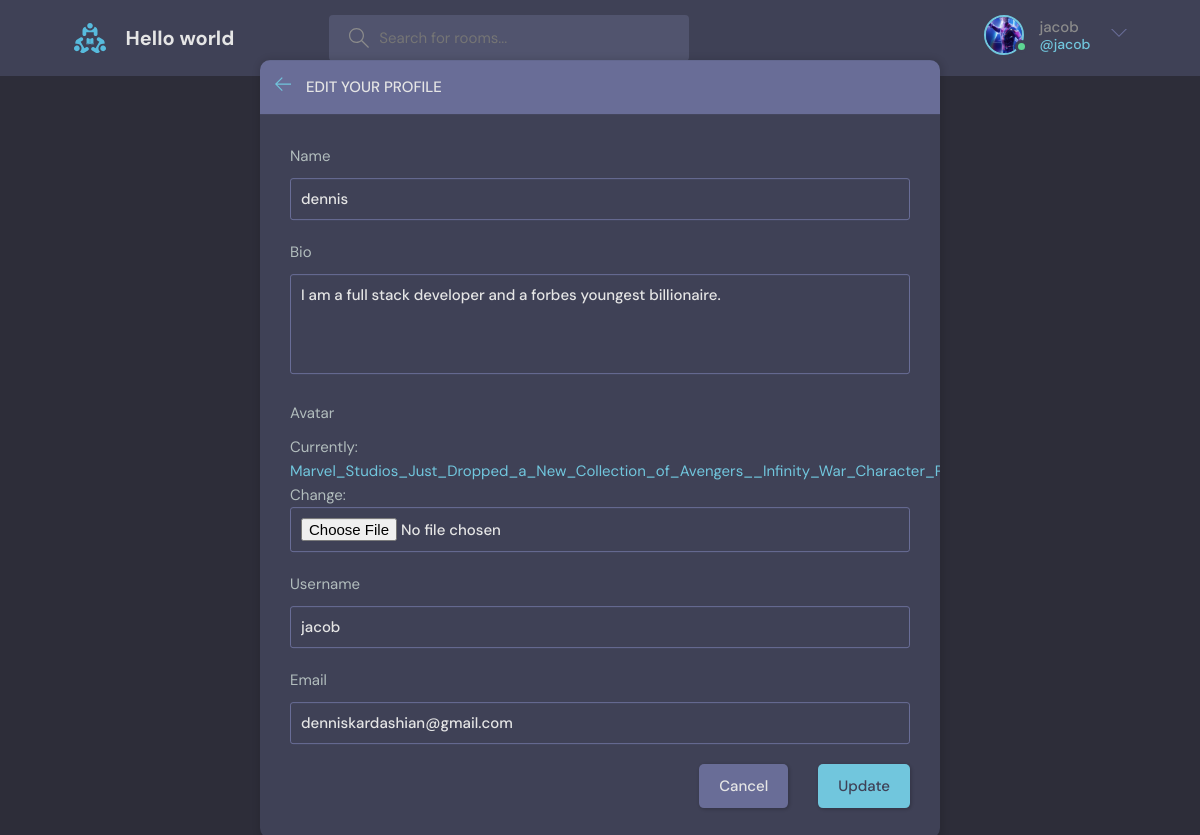
The page /update-user/ (signed in) on the database its author committed.
### base/models.py (models this page shows)
class User(AbstractUser):
    name = models.CharField(max_length=200 , null=True)
    email = models.EmailField(unique = True , null=True)
    bio = models.TextField(null=True)
    avatar = models.ImageField (null=True , default="avatar.svg")
    USERNAME_FIELD ='email'
    REQUIRED_FIELDS =  []

### base/views.py (the view)
# urls.py: path('update-user/' , views.updateUser , name="update-user"),
@login_required(login_url='login')
def updateUser(request):
    user = request.user
    form = UserForm(instance =user)
    if request.method == 'POST':
        form = UserForm(request.POST , request.FILES ,  instance = user)
        if form.is_valid():
            form.save()
            return redirect('user-profile' , pk=user.id)
    return render(request , 'base/update-user.html' ,  {'form':form })

### base/forms.py
class UserForm(ModelForm):
        class Meta:
            model = User
            fields = ['name' , 'bio', 'avatar' , 'username' , 'email']

### base/templates/base/update-user.html (shortened to what this page needs)
{% extends 'main.html' %}
{% block content %}
    <main class="update-account layout">
        <div class="container">
            <div class="layout__box">
                <div class="layout__boxHeader">
                    <div class="layout__boxTitle">
                        <a href="{% url 'home' %}">
                            <svg version="1.1" xmlns="http://www.w3.org/2000/svg" width="32" height="32"
                                viewBox="0 0 32 32">
                                <title>arrow-left</title>
                                <path
                                    d="M13.723 2.286l-13.723 13.714 13.719 13.714 1.616-1.611-10.96-10.96h27.625v-2.286h-27.625l10.965-10.965-1.616-1.607z">
                                </path>
                            </svg>
                        </a>
                        <h3>Edit your profile</h3>
                    </div>
                </div>
                <div class="layout__body">
                    <form class="form" action="" method="POST" enctype="multipart/form-data">
                      {% for field in form %}
                        <div class="form__group">
                            <label for="profile_pic">{{field.label}}</label>
                            {{field}}
                        </div>
                      {% endfor %}
                        <div class="form__action">
                            <a class="btn btn--dark" href="index.html">Cancel</a>
                            <button class="btn btn--main" type="submit">Update</button>
                        </div>
                    </form>
                </div>
            </div>
        </div>
    </main>
    {% endblock %}

### templates/navbar.html (shortened to what this page needs)
{% load static %}
<header class="header header--loggedIn">
    <div class="container">
        <a href="{% url 'home' %}" class="header__logo">
            <img src="{% static 'images/logo.svg' %}" />
            <h1>Hello world</h1>
        </a>
        <form class="header__search" method="GET" action="{% url 'home' %}">
            <label>
                <input name="q" placeholder="Search for rooms..." />
            </label>
        </form>
        <nav class="header__menu">
            {% if request.user.is_authenticated %}
            <div class="header__user">
                <a href="{% url 'user-profile' user.id%}">
                    <div class="avatar avatar--medium active">
                        <img src="{{request.user.avatar.url}}" />
                    </div>
                    <p>{{request.user.username}} <span>@{{request.user.username}}</span></p>
                </a>
                <button class="dropdown-button">
                    <svg version="1.1" xmlns="http://www.w3.org/2000/svg" width="32" height="32" viewBox="0 0 32 32">
                        <title>chevron-down</title>
                        <path d="M16 21l-13-13h-3l16 16 16-16h-3l-13 13z"></path>
                    </svg>
                </button>
            </div>
            {% else %}
                <a href="{% url 'login' %}">
                            <img src="{% static 'images/avatar.svg' %}" />
                            <p>Login</p>
                        </a>
            {% endif %}
        </nav>
    </div>
</header>

### rows shown on the page
User: user.avatar (picture), user.username "jacob", form "dennis" "I am a full stack developer and a forbes youngest billionaire." "jacob" "denniskardashian@gmail.com"

### other values the page prints
{{ field.label }} "Name" "Bio" "Avatar" "Username" "Email"
